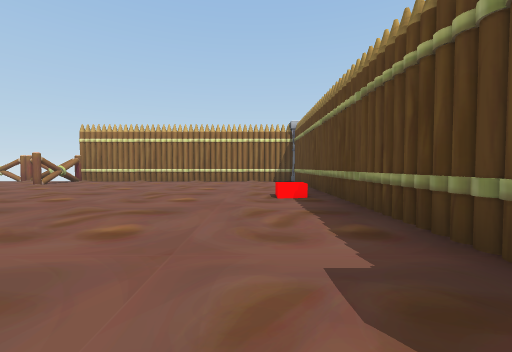
[1] (above)

16 first-person views from a walk through a scene from a Unity 3-D project. The camera is 1.2 m above the floor, tilts 2° down and sees 90° across. The floor is counted in squares, 2.25 m on a side. Each view is taken from the middle of a square. On the plan, view 1 faces up. The plan holds only what a view shows up to about 9 squares ahead; the rest is blank. The place goes on beyond the plan. The player character is not drawn. Some surface patterns are stand-ins.

[2]
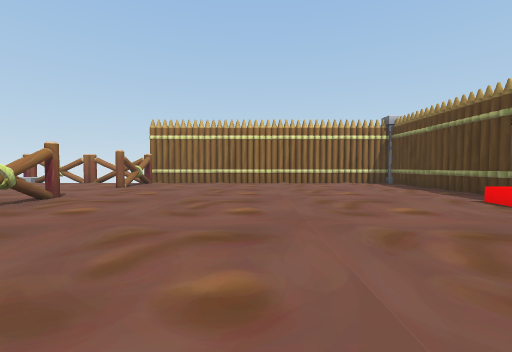

[3]
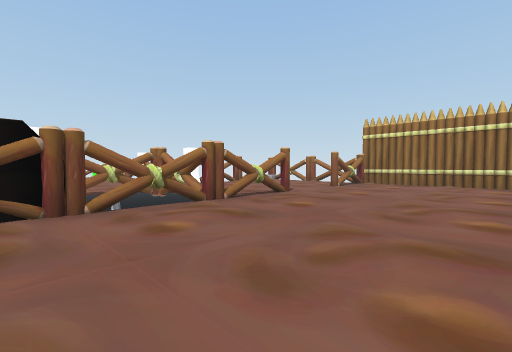

[4]
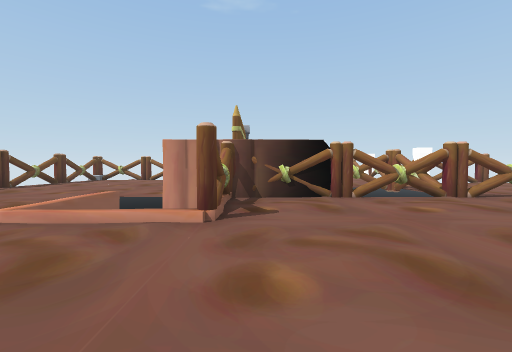

[5]
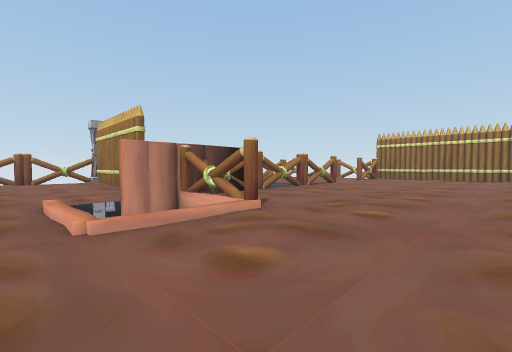

[6]
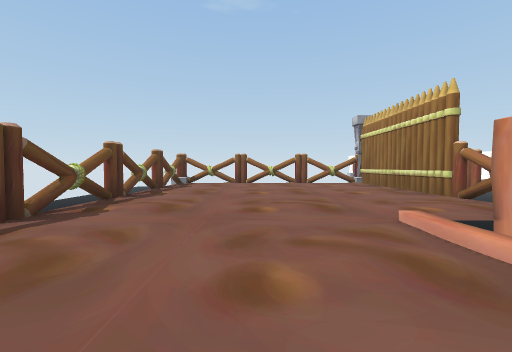

[7]
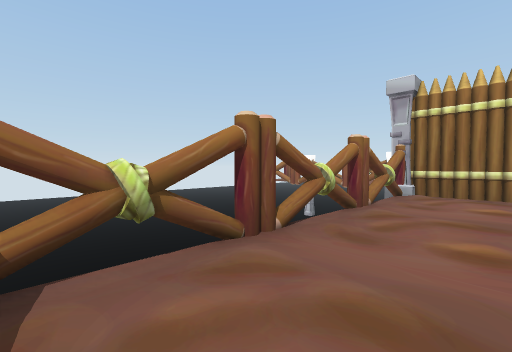

[8]
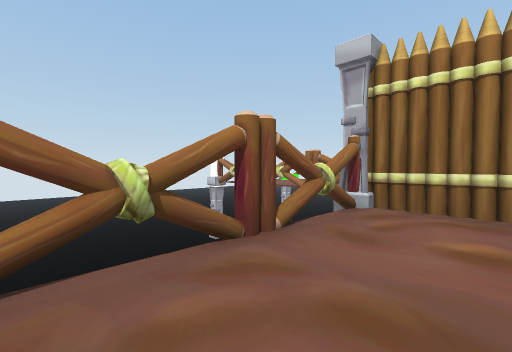

[9]
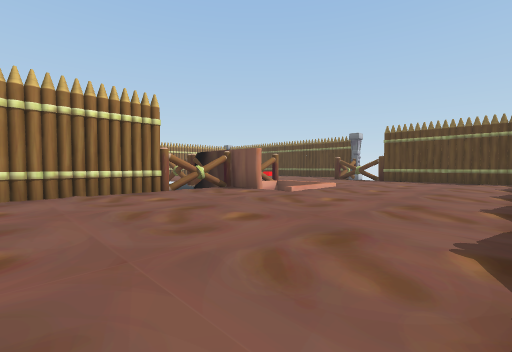

[10]
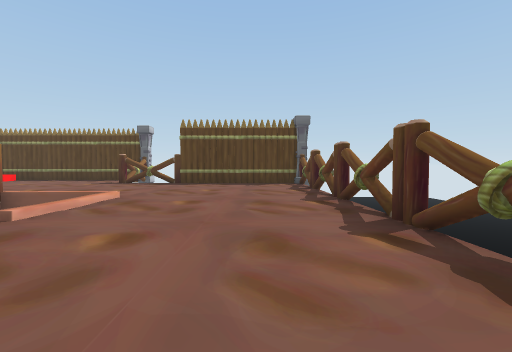

[11]
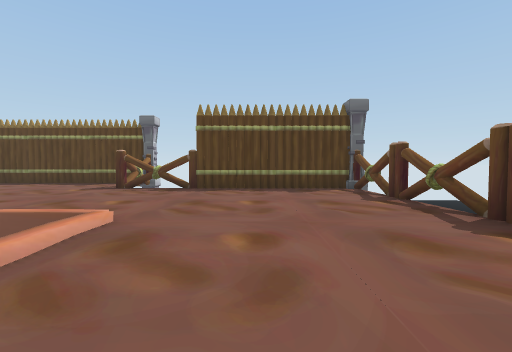

[12]
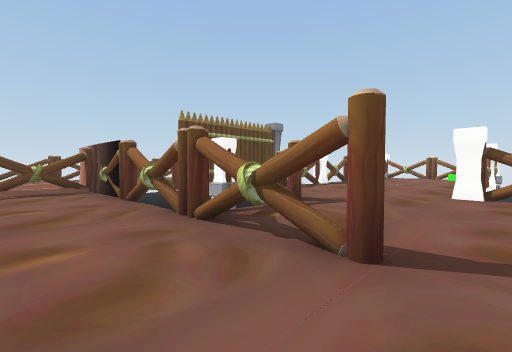

[13]
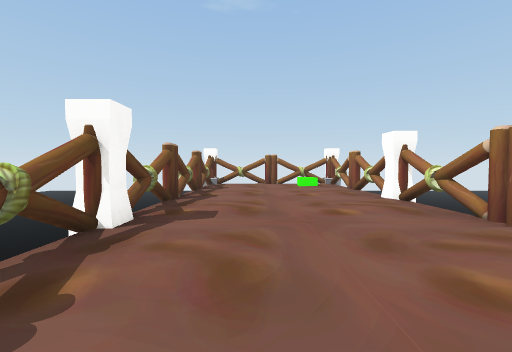

[14]
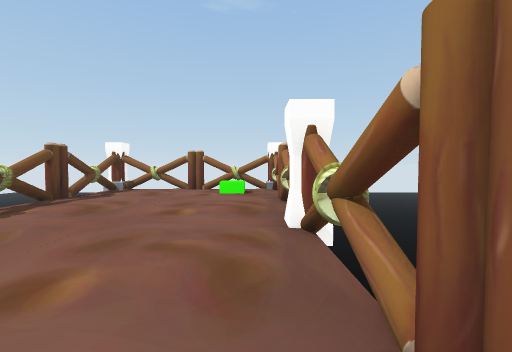

[15]
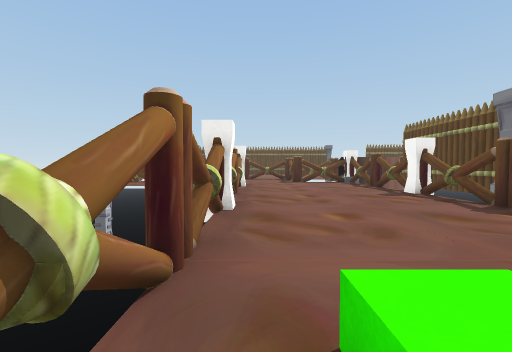

[16]
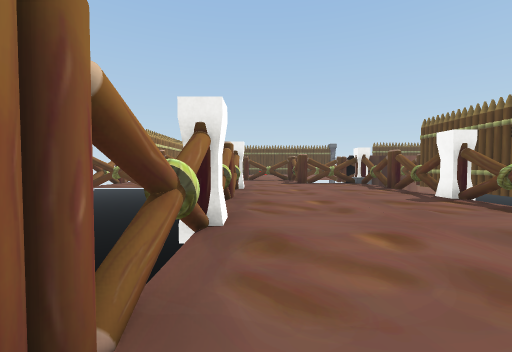

### Floor plan
Key: @ floor where view 1 was taken; # wall or solid block; . main floor; - floor 4.5 m lower than the main floor; v drop or lower ground; C column; G green cube; O other object.
Columns run from 19 left of view 1 to 2 right of it. Each row starts with its distance up from view 1.
 10 v        Cv- ########C
  9 v    vv C...#........#
  8 vv  vvv v...#........#
  7 vvv vvv #............#
  6 C#v#C#v#v............#
  5 C........C..#........#
  4  G..........#.......O#
  3 #..........v#........#
  2 C.....C....vv........#
  1 CvvvvvvvvvvC-........#
  0 vv    C#####v#.....@.#
 -1 vv    #......#v....vv
 -2 vv    v......vv....
 -3 vv    #............#
 -4 vvv   v............#
 -5 vv    #............#
 -6 vv    O............#
 -7        OvvvvvvvvvvvC

Where each view was taken, in squares from view 1:
view 1: 0 up, 0 right, facing up
view 2: 1 up, 3 left, facing up
view 3: 1 up, 3 left, facing up-left
view 4: 0 up, 2 left, facing left
view 5: 3 down, 2 left, facing up-left
view 6: 4 down, 4 left, facing left
view 7: 6 down, 11 left, facing up-left
view 8: 4 down, 11 left, facing up-left
view 9: 6 down, 11 left, facing up-right
view 10: 5 down, 9 left, facing right
view 11: 4 down, 7 left, facing right
view 12: 6 up, 5 left, facing down-left
view 13: 3 up, 10 left, facing left
view 14: 5 up, 12 left, facing left
view 15: 5 up, 18 left, facing right
view 16: 5 up, 17 left, facing right
